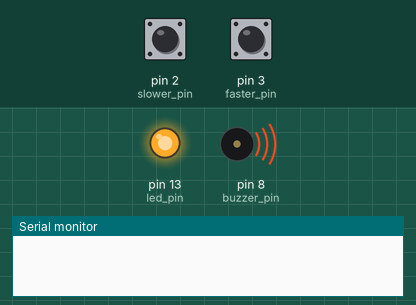
A sketch run on a simulated Arduino Uno, built with avr-gcc and run on an emulated ATmega328P. Shown: output pins drawn as LEDs (lit = HIGH), buzzer (waves = sounding), the last lines printed to the serial monitor. The test bench sets the inputs (shaded band); at power-on: pin 3 (faster_pin) HIGH, pin 2 (slower_pin) HIGH.

Above: at 1.05 s.
1.5 s: pin 3 (faster_pin) pulled LOW for 3.2 s
At 3.0 s:
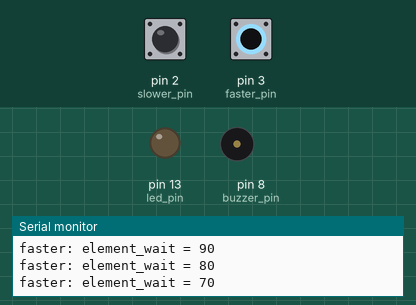
6.2 s: pin 2 (slower_pin) pulled LOW for 3.2 s
10.9 s: pin 3 (faster_pin) driven LOW
Timing chart, 0 to 19.9 s (numbered marks = the images above; inputs shaded):
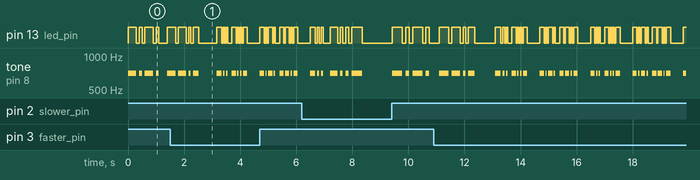

The sketch:

Ch01-CQDX.ino
```cpp
byte led_pin = 13;
byte buzzer_pin = 8;
byte slower_pin = 2;
byte faster_pin = 3;

byte element_wait=100;

void setup() {
  pinMode(led_pin, OUTPUT);
  pinMode(buzzer_pin, OUTPUT);
  pinMode(slower_pin, INPUT_PULLUP); //Turn on 20K pullup resistors
  pinMode(faster_pin, INPUT_PULLUP); //on these two pins
  Serial.begin(9600);
}

void loop() {
  // send_hi_k();
  send_cq_dx();
}

void dit() {
  check_speed();
  digitalWrite(led_pin, HIGH);
  tone(buzzer_pin, 700);
  delay(element_wait);
  digitalWrite(led_pin, LOW);
  noTone(buzzer_pin);
  delay(element_wait);
}
void dah() {
  check_speed();
  digitalWrite(led_pin, HIGH);
  tone(buzzer_pin, 700);
  delay(element_wait*3);
  digitalWrite(led_pin, LOW);
  noTone(buzzer_pin);
  delay(element_wait);
}

void space() {
  delay(element_wait);
}
void letter_space() {
  delay(element_wait*2);
}
void word_space() {
  delay(element_wait*6);
}

//Send "C"
void send_c() {
  dah(); dit(); dah(); dit();
  letter_space();
}
//Send "D"
void send_d() {
  dah(); dit(); dit();
  letter_space();
}
//Send "H"
void send_h() {
  dit(); dit(); dit(); dit();
  letter_space();
}
//Send "I"
void send_i() {
  dit(); dit();
  letter_space();
}
//Send "K"
void send_k() {
  dah(); dit(); dah();
  letter_space();
}
//Send "Q"
void send_q() {
  dah(); dah(); dit(); dah();
  letter_space();
}
//Send "X"
void send_x() {
  dah(); dit(); dit(); dah();
  letter_space();
}

void send_hi_k() {
    send_h(); send_i();
    word_space();
    send_k();
    word_space();
}

void send_cq_dx() {
  send_c(); send_q();
  word_space();
  send_d(); send_x();
  word_space();
}

void faster() {
  if (element_wait > 50) {
    element_wait -= 10;
  }
  Serial.print("faster: element_wait = ");
  Serial.println(element_wait);
}

void slower() {
  if (element_wait < 200) {
    element_wait += 10;
  }
  Serial.print("slower: element_wait = ");
  Serial.println(element_wait);
}

void check_speed() {
  if (digitalRead(faster_pin) == LOW) {
    faster();
  }
  if (digitalRead(slower_pin) == LOW) {
    slower();
  }
}
```

Measured:
- by itself, tone on pin 8 (buzzer_pin): plays 700 Hz for 0.33 s, 700 Hz for 0.30 s, 700 Hz for 0.09 s, 700 Hz for 0.24 s, 700 Hz for 0.21 s, 700 Hz for 0.06 s … (35 notes in this stretch)
